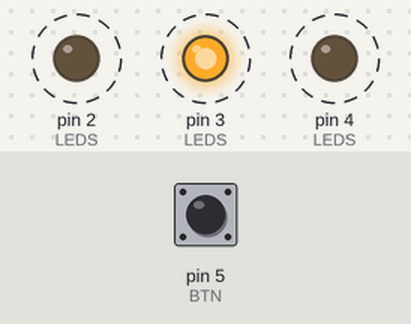
The sketch below on a simulated Arduino Uno, built with avr-gcc and run on an emulated ATmega328P. Parts: output pins drawn as LEDs (lit = HIGH). Dashed ring = blinking. The inputs (shaded band) are chosen by the test bench; at power-on: pin 5 (BTN) HIGH.

Above: at 1.27 s.
1.3 s: pin 5 (BTN) pulled LOW for 0.15 s
At 1.7 s:
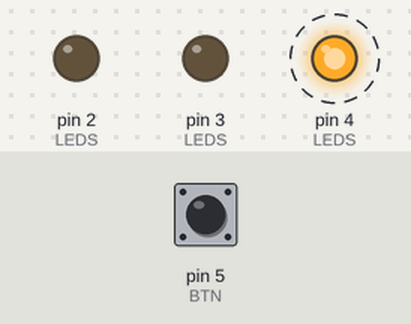
At 2.5 s:
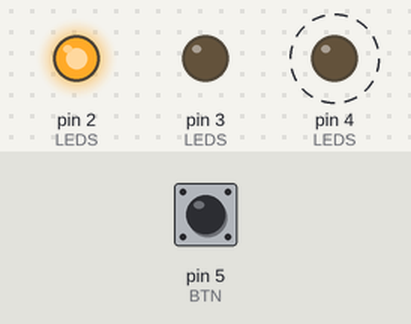
4.3 s: pin 5 (BTN) pulled LOW for 1 s
At 5.89 s:
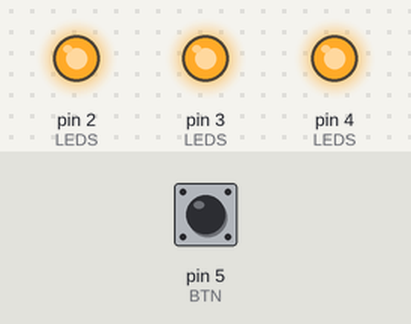
8.3 s: pin 5 (BTN) pulled LOW for 3.2 s
Timing chart, 0 to 11.3 s (numbered marks = the images above; inputs shaded):
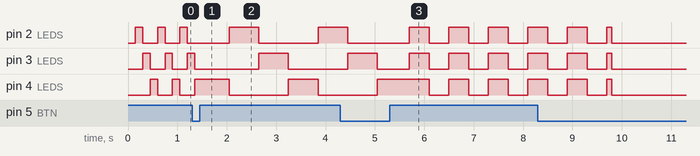

Measured:
- after the input at 1.3 s, pin 4 (LEDS): HIGH → LOW after 0.75 s, → HIGH 1.2 s later, → LOW 0.60 s later
- by itself, pin 4 (LEDS): alternates HIGH for 0.15 s and LOW for 0.30 s

The sketch:

03_modes.ino
```cpp
// V3: режимы + функции, единый стиль
#define LED_R 2
#define LED_Y 3
#define LED_G 4
#define BTN   5
byte LEDS[3] = { LED_R, LED_Y, LED_G };

// Режимы
#define MODE_FAST 0
#define MODE_SLOW 1
#define MODE_ALL  2
#define MODE_OFF  3
byte mode = MODE_FAST;

// Тайминги
unsigned long FAST_STEP = 150;
unsigned long SLOW_STEP = 600;
unsigned long ALL_STEP  = 400;

unsigned long tStep      = 0;  // общий таймер шагов
unsigned long tDebounce  = 0;
unsigned long tPressStart= 0;

unsigned long DEBOUNCE_MS = 20;
unsigned long LONG_MS     = 1500;

byte idx = 0;                  // индекс активного светодиода 0..2
byte btnStable = 1, btnPrevStable = 1, longFired = 0;

void setAll(byte s) {
  for (byte i = 0; i < 3; i++) digitalWrite(LEDS[i], s);
}

void switchTo(byte m) {
  mode = m;
  tStep = millis();
  idx = 0;
  if (mode == MODE_OFF) setAll(0);
}

void handleButton() {
  unsigned long now = millis();
  byte raw = digitalRead(BTN); // 1 = не нажато, 0 = нажато

  if (raw != btnStable and (now - tDebounce) > DEBOUNCE_MS) {
    btnPrevStable = btnStable;
    btnStable = raw;
    tDebounce = now;

    // press
    if (btnPrevStable == 1 and btnStable == 0) {
      tPressStart = now;
      longFired = 0;
    }

    // release
    if (btnPrevStable == 0 and btnStable == 1) {
      if (!longFired) {
        // короткое: переключаем режим по кругу
        if (mode == MODE_FAST) switchTo(MODE_SLOW);
        else if (mode == MODE_SLOW) switchTo(MODE_ALL);
        else if (mode == MODE_ALL)  switchTo(MODE_FAST);
        else if (mode == MODE_OFF)  switchTo(MODE_FAST);
      }
    }
  }

  // длинное удержание
  if (btnStable == 0 and !longFired and (now - tPressStart) >= LONG_MS) {
    longFired = 1;
    switchTo(MODE_OFF);
  }
}

void doBlink() {
  if (mode == MODE_OFF) return;
  unsigned long now = millis();

  if (mode == MODE_FAST or mode == MODE_SLOW) {
    unsigned long step = (mode == MODE_FAST) ? FAST_STEP : SLOW_STEP;
    if (now - tStep >= step) {
      tStep = now;
      setAll(0);
      digitalWrite(LEDS[idx], 1);
      idx = (idx + 1) % 3;
    }
  } else if (mode == MODE_ALL) {
    if (now - tStep >= ALL_STEP) {
      tStep = now;
      static byte on = 0;
      on = !on;
      setAll(on ? 1 : 0);
    }
  }
}

void setup() {
  for (byte i = 0; i < 3; i++) { pinMode(LEDS[i], OUTPUT); digitalWrite(LEDS[i], 0); }
  pinMode(BTN, INPUT_PULLUP);
  switchTo(mode);
}

void loop() {
  handleButton();
  doBlink();
}
```
